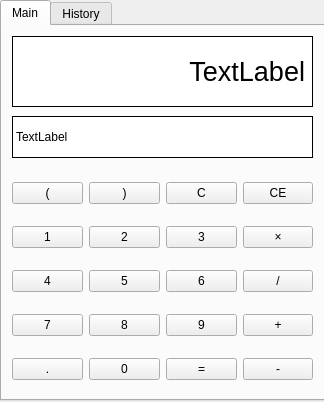
<?xml version="1.0" encoding="UTF-8"?>
<ui version="4.0">
 <class>calc</class>
 <widget class="QMainWindow" name="calc">
  <property name="geometry">
   <rect>
    <x>0</x>
    <y>0</y>
    <width>324</width>
    <height>402</height>
   </rect>
  </property>
  <property name="minimumSize">
   <size>
    <width>324</width>
    <height>402</height>
   </size>
  </property>
  <property name="maximumSize">
   <size>
    <width>324</width>
    <height>402</height>
   </size>
  </property>
  <property name="windowTitle">
   <string>calc</string>
  </property>
  <property name="styleSheet">
   <string notr="true"/>
  </property>
  <widget class="QWidget" name="centralwidget">
   <widget class="QTabWidget" name="tabWidget">
    <property name="geometry">
     <rect>
      <x>0</x>
      <y>0</y>
      <width>331</width>
      <height>401</height>
     </rect>
    </property>
    <property name="styleSheet">
     <string notr="true"/>
    </property>
    <property name="currentIndex">
     <number>0</number>
    </property>
    <widget class="QWidget" name="primary">
     <attribute name="title">
      <string>Main</string>
     </attribute>
     <widget class="QLabel" name="label_primary">
      <property name="geometry">
       <rect>
        <x>10</x>
        <y>10</y>
        <width>301</width>
        <height>71</height>
       </rect>
      </property>
      <property name="maximumSize">
       <size>
        <width>16777215</width>
        <height>71</height>
       </size>
      </property>
      <property name="font">
       <font>
        <pointsize>20</pointsize>
       </font>
      </property>
      <property name="layoutDirection">
       <enum>Qt::RightToLeft</enum>
      </property>
      <property name="styleSheet">
       <string notr="true">background: white; border: 1px solid black;</string>
      </property>
      <property name="text">
       <string>TextLabel</string>
      </property>
      <property name="alignment">
       <set>Qt::AlignRight|Qt::AlignTrailing|Qt::AlignVCenter</set>
      </property>
     </widget>
     <widget class="QLabel" name="label_secondary">
      <property name="geometry">
       <rect>
        <x>10</x>
        <y>90</y>
        <width>301</width>
        <height>42</height>
       </rect>
      </property>
      <property name="sizePolicy">
       <sizepolicy hsizetype="Preferred" vsizetype="Preferred">
        <horstretch>0</horstretch>
        <verstretch>0</verstretch>
       </sizepolicy>
      </property>
      <property name="minimumSize">
       <size>
        <width>0</width>
        <height>42</height>
       </size>
      </property>
      <property name="styleSheet">
       <string notr="true">border: 1px solid black; background: white</string>
      </property>
      <property name="text">
       <string>TextLabel</string>
      </property>
     </widget>
     <widget class="QWidget" name="layoutWidget">
      <property name="geometry">
       <rect>
        <x>10</x>
        <y>140</y>
        <width>301</width>
        <height>231</height>
       </rect>
      </property>
      <layout class="QGridLayout" name="gridLayout">
       <item row="0" column="0">
        <widget class="QPushButton" name="button_openbracket">
         <property name="font">
          <font>
           <weight>50</weight>
           <bold>false</bold>
          </font>
         </property>
         <property name="text">
          <string>(</string>
         </property>
        </widget>
       </item>
       <item row="0" column="1">
        <widget class="QPushButton" name="button_closebracket">
         <property name="text">
          <string>)</string>
         </property>
        </widget>
       </item>
       <item row="0" column="2">
        <widget class="QPushButton" name="button_clearall">
         <property name="text">
          <string>C</string>
         </property>
        </widget>
       </item>
       <item row="0" column="3">
        <widget class="QPushButton" name="button_clearone">
         <property name="styleSheet">
          <string notr="true"/>
         </property>
         <property name="text">
          <string>CE</string>
         </property>
        </widget>
       </item>
       <item row="1" column="0">
        <widget class="QPushButton" name="button_one">
         <property name="font">
          <font>
           <weight>50</weight>
           <bold>false</bold>
          </font>
         </property>
         <property name="text">
          <string>1</string>
         </property>
        </widget>
       </item>
       <item row="1" column="1">
        <widget class="QPushButton" name="button_two">
         <property name="text">
          <string>2</string>
         </property>
        </widget>
       </item>
       <item row="1" column="2">
        <widget class="QPushButton" name="button_three">
         <property name="text">
          <string>3</string>
         </property>
        </widget>
       </item>
       <item row="1" column="3">
        <widget class="QPushButton" name="button_multiply">
         <property name="text">
          <string>×</string>
         </property>
        </widget>
       </item>
       <item row="2" column="0">
        <widget class="QPushButton" name="button_four">
         <property name="text">
          <string>4</string>
         </property>
        </widget>
       </item>
       <item row="2" column="1">
        <widget class="QPushButton" name="button_five">
         <property name="text">
          <string>5</string>
         </property>
        </widget>
       </item>
       <item row="2" column="2">
        <widget class="QPushButton" name="button_six">
         <property name="text">
          <string>6</string>
         </property>
        </widget>
       </item>
       <item row="2" column="3">
        <widget class="QPushButton" name="button_divide">
         <property name="text">
          <string>/</string>
         </property>
        </widget>
       </item>
       <item row="3" column="0">
        <widget class="QPushButton" name="button_seven">
         <property name="text">
          <string>7</string>
         </property>
        </widget>
       </item>
       <item row="3" column="1">
        <widget class="QPushButton" name="button_eight">
         <property name="text">
          <string>8</string>
         </property>
        </widget>
       </item>
       <item row="3" column="2">
        <widget class="QPushButton" name="button_nine">
         <property name="sizePolicy">
          <sizepolicy hsizetype="Minimum" vsizetype="Fixed">
           <horstretch>0</horstretch>
           <verstretch>0</verstretch>
          </sizepolicy>
         </property>
         <property name="text">
          <string>9</string>
         </property>
        </widget>
       </item>
       <item row="3" column="3">
        <widget class="QPushButton" name="button_plus">
         <property name="text">
          <string>+</string>
         </property>
        </widget>
       </item>
       <item row="4" column="0">
        <widget class="QPushButton" name="button_decimal">
         <property name="text">
          <string>.</string>
         </property>
        </widget>
       </item>
       <item row="4" column="1">
        <widget class="QPushButton" name="button_zero">
         <property name="text">
          <string>0</string>
         </property>
        </widget>
       </item>
       <item row="4" column="2">
        <widget class="QPushButton" name="button_equals">
         <property name="text">
          <string>=</string>
         </property>
         <property name="iconSize">
          <size>
           <width>25</width>
           <height>25</height>
          </size>
         </property>
        </widget>
       </item>
       <item row="4" column="3">
        <widget class="QPushButton" name="button_minus">
         <property name="text">
          <string>-</string>
         </property>
        </widget>
       </item>
      </layout>
     </widget>
    </widget>
    <widget class="QWidget" name="hist">
     <attribute name="title">
      <string>History</string>
     </attribute>
     <widget class="QLabel" name="label_hist_3">
      <property name="geometry">
       <rect>
        <x>10</x>
        <y>150</y>
        <width>261</width>
        <height>61</height>
       </rect>
      </property>
      <property name="styleSheet">
       <string notr="true">border: 1px solid black; background: white</string>
      </property>
      <property name="text">
       <string>0</string>
      </property>
     </widget>
     <widget class="QLabel" name="label_hist_4">
      <property name="geometry">
       <rect>
        <x>10</x>
        <y>220</y>
        <width>261</width>
        <height>61</height>
       </rect>
      </property>
      <property name="styleSheet">
       <string notr="true">border: 1px solid black; background: white</string>
      </property>
      <property name="text">
       <string>0</string>
      </property>
     </widget>
     <widget class="QLabel" name="label_hist_5">
      <property name="geometry">
       <rect>
        <x>10</x>
        <y>290</y>
        <width>261</width>
        <height>61</height>
       </rect>
      </property>
      <property name="styleSheet">
       <string notr="true">border: 1px solid black; background: white</string>
      </property>
      <property name="text">
       <string>0</string>
      </property>
     </widget>
     <widget class="QPushButton" name="button_hist_two">
      <property name="geometry">
       <rect>
        <x>280</x>
        <y>80</y>
        <width>31</width>
        <height>61</height>
       </rect>
      </property>
      <property name="font">
       <font>
        <pointsize>7</pointsize>
       </font>
      </property>
      <property name="text">
       <string>Load</string>
      </property>
     </widget>
     <widget class="QPushButton" name="button_hist_three">
      <property name="geometry">
       <rect>
        <x>279</x>
        <y>150</y>
        <width>31</width>
        <height>61</height>
       </rect>
      </property>
      <property name="font">
       <font>
        <pointsize>7</pointsize>
       </font>
      </property>
      <property name="text">
       <string>Load</string>
      </property>
     </widget>
     <widget class="QPushButton" name="button_hist_four">
      <property name="geometry">
       <rect>
        <x>280</x>
        <y>220</y>
        <width>31</width>
        <height>61</height>
       </rect>
      </property>
      <property name="font">
       <font>
        <pointsize>7</pointsize>
       </font>
      </property>
      <property name="text">
       <string>Load</string>
      </property>
     </widget>
     <widget class="QPushButton" name="button_hist_five">
      <property name="geometry">
       <rect>
        <x>280</x>
        <y>290</y>
        <width>31</width>
        <height>61</height>
       </rect>
      </property>
      <property name="font">
       <font>
        <pointsize>7</pointsize>
       </font>
      </property>
      <property name="text">
       <string>Load</string>
      </property>
     </widget>
     <widget class="QLabel" name="label_hist_2">
      <property name="geometry">
       <rect>
        <x>10</x>
        <y>80</y>
        <width>261</width>
        <height>61</height>
       </rect>
      </property>
      <property name="styleSheet">
       <string notr="true">border: 1px solid black; background: white</string>
      </property>
      <property name="text">
       <string>0</string>
      </property>
     </widget>
     <widget class="QLabel" name="label_hist_1">
      <property name="geometry">
       <rect>
        <x>10</x>
        <y>10</y>
        <width>261</width>
        <height>61</height>
       </rect>
      </property>
      <property name="styleSheet">
       <string notr="true">border: 1px solid black; background: white</string>
      </property>
      <property name="text">
       <string>0</string>
      </property>
     </widget>
     <widget class="QPushButton" name="button_hist_one">
      <property name="geometry">
       <rect>
        <x>280</x>
        <y>10</y>
        <width>31</width>
        <height>61</height>
       </rect>
      </property>
      <property name="font">
       <font>
        <pointsize>7</pointsize>
       </font>
      </property>
      <property name="text">
       <string>Load</string>
      </property>
     </widget>
     <widget class="QPushButton" name="clearhistory">
      <property name="geometry">
       <rect>
        <x>240</x>
        <y>350</y>
        <width>75</width>
        <height>23</height>
       </rect>
      </property>
      <property name="text">
       <string>clear all</string>
      </property>
     </widget>
    </widget>
   </widget>
  </widget>
 </widget>
 <resources/>
 <connections/>
</ui>
